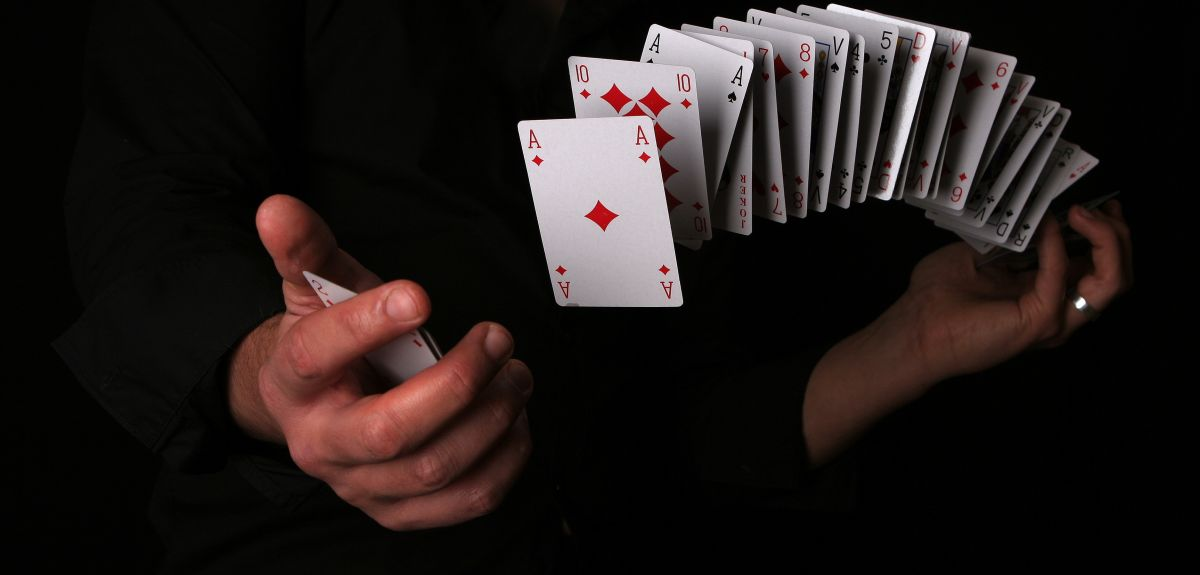
#> input picture pruebas/imgs/cards2.jpg, 1200 x 575 px, given in place of the camera
$ python d_black.py
#> lines starting #> are read from the running program, lines starting #| are printed output that depends on the picture; after the words box and inside, x2 and y2 are one past the last pixel; in counts of white or black regions, pixels touching at a corner belong together
import cv2
import numpy as np
import imutils

def color_seg(choice):
    if choice == 'blue':
        lower_hue = np.array([100,30,30])
        upper_hue = np.array([150,148,255])
    elif choice == 'white':
        lower_hue = np.array([0,0,0])
        upper_hue = np.array([0,0,255])
    elif choice == 'black':
        lower_hue = np.array([0,0,0])
        upper_hue = np.array([50,50,100])
    return lower_hue, upper_hue

cam = cv2.VideoCapture(1)
cam.set(3,640)
cam.set(4,480)
cam.set(10,50)
while True:
    # Take each frame
    success,img = cam.read()
#> img is the input picture: shape (575, 1200, 3); mean B, G, R 25.4, 27, 34.1
    #frame = cv2.imread('images/road_1.jpg')

    chosen_color = 'black'


    # Convert BGR to HSV
    hsv = cv2.cvtColor(img, cv2.COLOR_BGR2HSV)
#> hsv: shape (575, 1200, 3); mean H, S, V 32.2, 92.2, 34.2

    lower_gray = np.array([0, 5, 50], np.uint8)
    upper_gray = np.array([179, 50, 255], np.uint8)
    mask_gray = cv2.inRange(hsv, lower_gray, upper_gray)
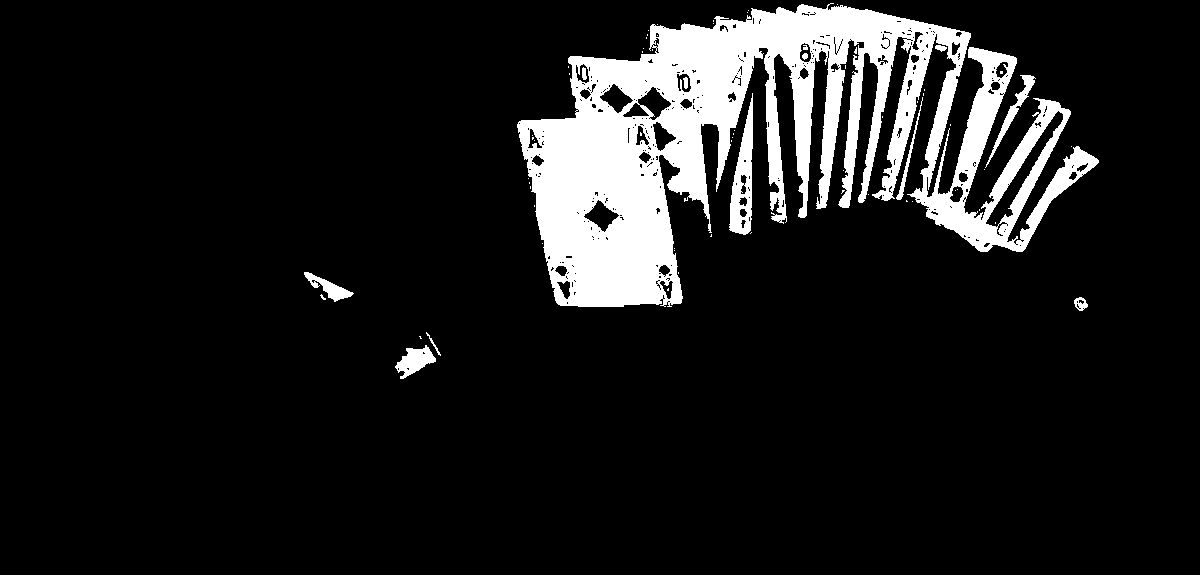
#> mask_gray: shape (575, 1200); 10.9% white; 68 white regions (55 under 20 px), largest, box (x1, y1, x2, y2) and area: (517, 3, 1099, 307) 70654, (729, 93, 753, 235) 1754, (395, 345, 436, 379) 708
    img_res = cv2.bitwise_and(img, img, mask = mask_gray)
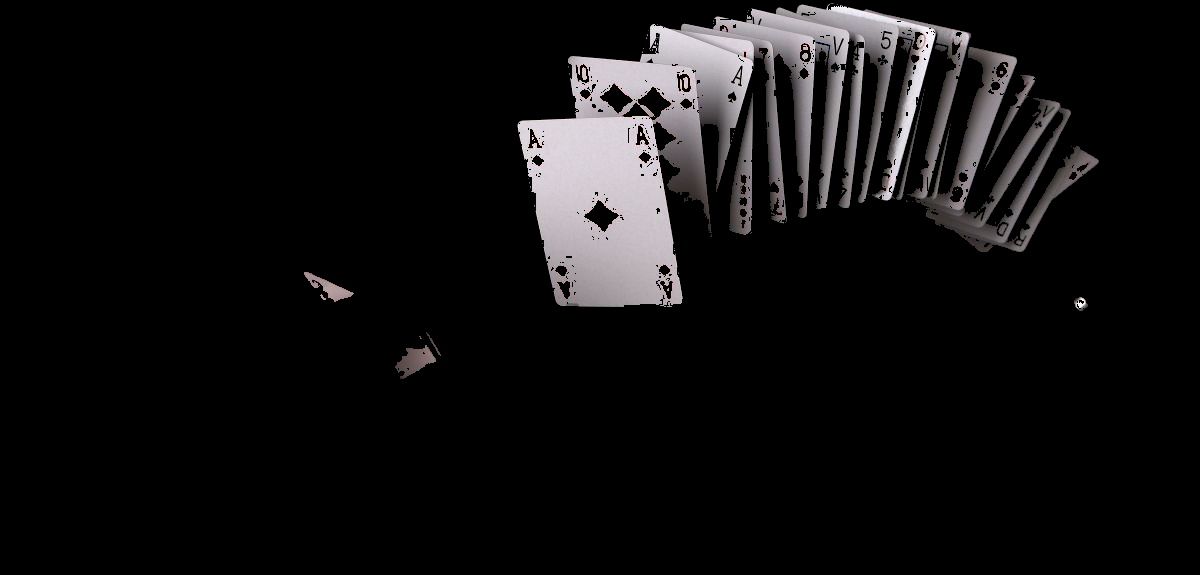
#> img_res: shape (575, 1200, 3); mean B, G, R 16.6, 16.2, 17
    # define range of a color in HSV
    #lower_hue, upper_hue = color_seg(chosen_color)


    # Threshold the HSV image to get only blue colors
    mask = cv2.inRange(hsv, lower_gray, upper_gray)


    cv2.imshow('frame',img)
    #cv2.imshow('mask',mask)
    cv2.imshow('mask',img_res)

    if cv2.waitKey(1) & 0xFF == ord('q'):
#> (key q is pressed here)
        break

$ run again, on pruebas/imgs/pimienta.jpg
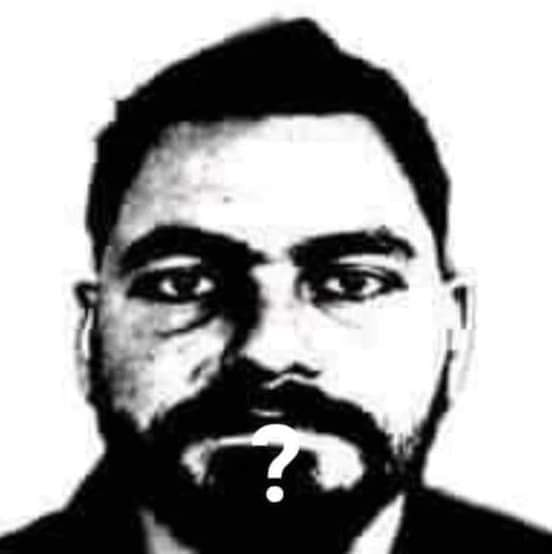
#> input picture pruebas/imgs/pimienta.jpg, 552 x 554 px, given in place of the camera
#> img is the input picture: shape (554, 552, 3); mean B, G, R 162, 162, 162
#> hsv: shape (554, 552, 3); mean H, S, V 3, 0.1, 162
#> `mask_gray = cv2.inRange(hsv, lower_gray, upper_gray)`:
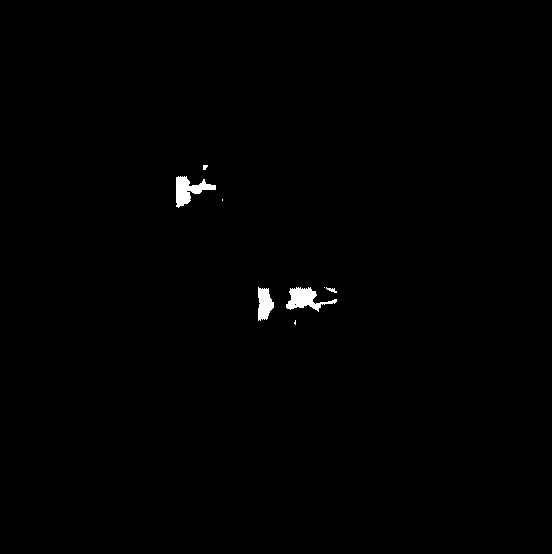
#> mask_gray: shape (554, 552); 0.53% white; 8 white regions (3 under 20 px), largest, box (x1, y1, x2, y2) and area: (286, 287, 337, 312) 586, (176, 176, 216, 208) 584, (258, 287, 274, 321) 388, (326, 287, 337, 293) 31, (203, 165, 208, 170) 20
